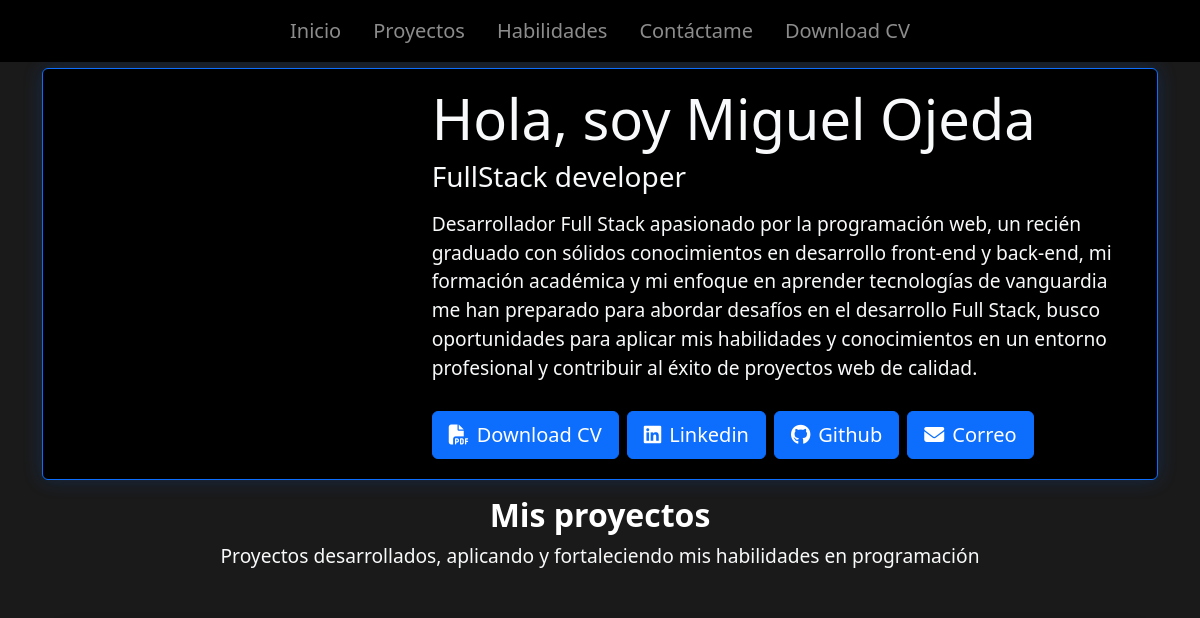
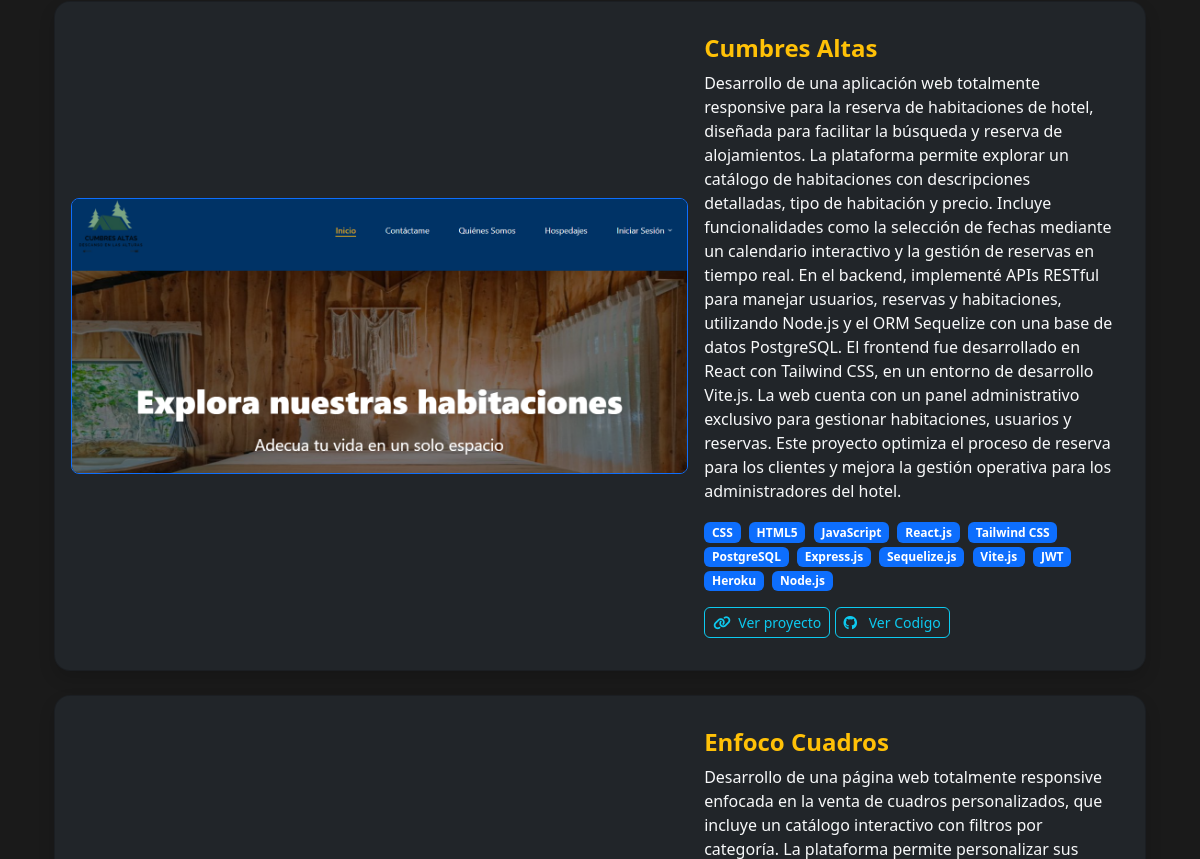
/ (upper part), run on an earlier commit of the app's database (2 pictures, top to bottom).
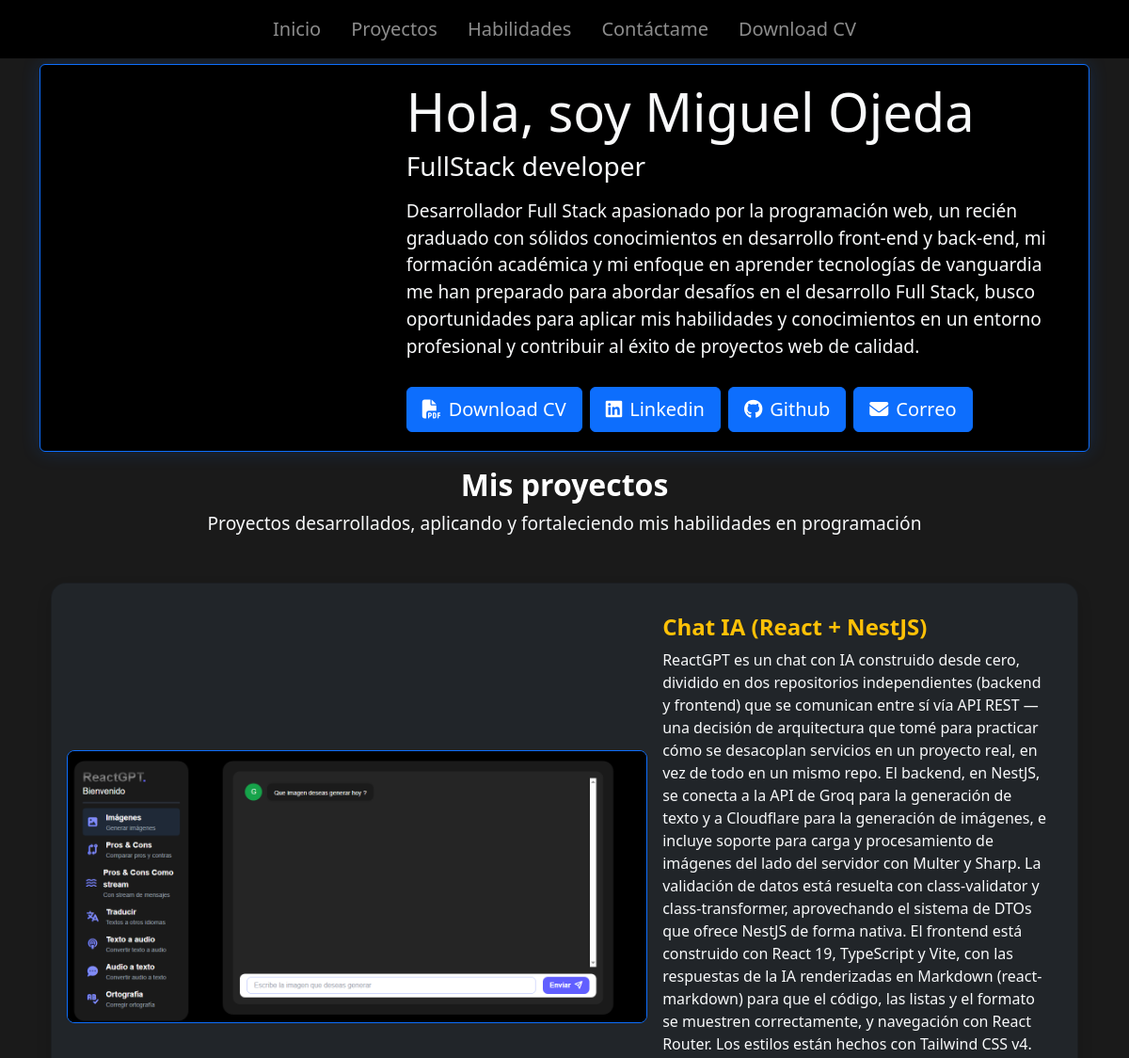
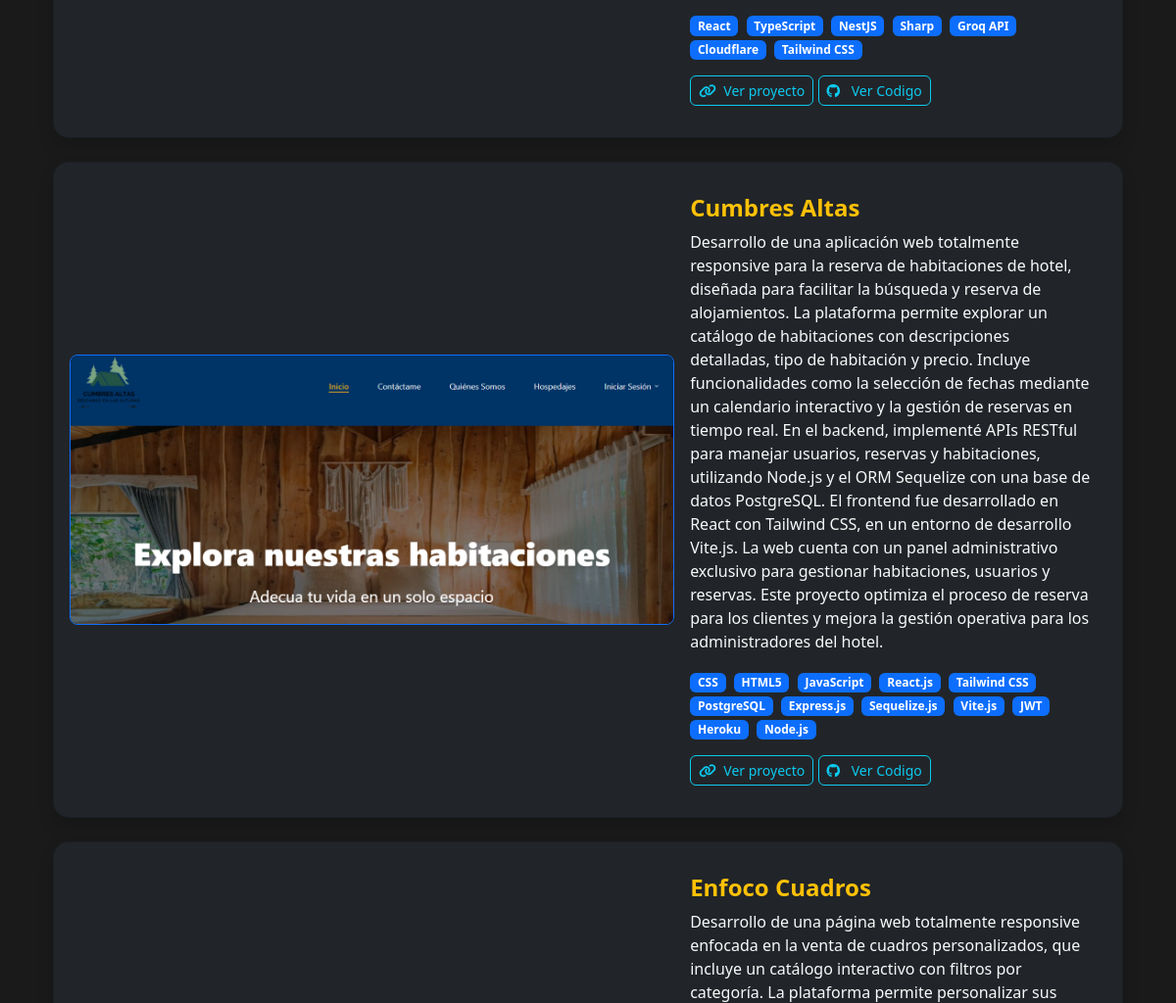
And on a later commit of the database (2 pictures, top to bottom).
### portfolio/models.py (models this page shows)
class Project(models.Model):
    title = CharField(max_length=100)
    description =TextField()  #
    image = ImageField(upload_to='portfolio/images/')
    url = URLField(blank=True)
    url2 = URLField(blank=True)
    technologies = CharField(max_length=255, blank=True)

### portfolio/views.py (the view)
# urls.py: 2. Add a URL to urlpatterns:  path('', views.home, name='home')
def home(request):
    projects = Project.objects.all().order_by("title")
    return render(request, 'home.html', {'projects':projects})

### portfolio/templatetags/custom_filters.py (called while the page is built)
@register.filter
def split_technologies(value, delimiter=','):
    return [v.strip() for v in value.split(delimiter)]

### portfolio/templates/home.html (shortened to what this page needs)
{% extends 'layout.html' %}
{% block content %}
{% load custom_filters %}
{% load static %}
<header class="hero-card row bg-black rounded-2 p-3">
    <div class="col-md-4 d-flex justify-content-center align-items-center  mb-4 mb-md-0">
    </div>
    <div class="col-md-8 my-auto text-center text-md-start">
        <h1 class="display-4 display-md-3"><strong>Hola, soy Miguel Ojeda</strong></h1>
        <h3 class="">FullStack developer</h3>
        <div class="d-flex flex-wrap justify-content-center justify-content-md-start gap-2 mt-3">
            <p class="letra">Desarrollador Full Stack apasionado por la programación web, un recién graduado con sólidos
                conocimientos en desarrollo front-end y back-end, mi formación académica y mi enfoque en aprender
                tecnologías de vanguardia me han preparado para abordar desafíos en el desarrollo Full Stack, busco
                oportunidades para aplicar mis habilidades y conocimientos en un entorno profesional y contribuir al
                éxito
                de proyectos web de calidad.</p>
            <a href="{% static 'portfolio/cv2Ingles.pdf' %}" class="btn btn-primary btn-lg rounded-2 my-1" target="_blank"><i
                    class="fas fa-file-pdf me-2"></i>Download CV </a>
            <a href="https://www.linkedin.com/in/miguel-ojeda-/" class="btn btn-primary btn-lg rounded-2 my-1"
                target="_blank"><i class="fab fa-linkedin me-2"></i>Linkedin </a>
            <a href="https://github.com/Alejandro959521" class="btn btn-primary btn-lg rounded-2 my-1" target="_blank">
                <i class="fab fa-github me-2"></i>Github </a>
            <a href="javascript:void(0)" class="btn btn-primary btn-lg rounded-2 my-1" onclick="copiarCorreo()"><i
                    class="fas fa-envelope me-2"></i>Correo </a>
        </div>
    </div>
</header>
<section id="proyectos" class="py-2">
    <div class="my-2 text-center">
        <h2 class="text-white fw-bold">Mis proyectos</h2>
        <p class="letra text-light">Proyectos desarrollados, aplicando y fortaleciendo mis habilidades en programación
        </p>
        <div class="row g-4 mt-4 justify-content-around ">
            {% for project in projects %}
            <div class="">
                <div class="card bg-dark text-light rounded-4 shadow p-3 h-100">
                    <div class="row g-0 align-items-center">
                        <div class="col-md-7">
                            <img src="{{ project.image.url }}" class="img-fluid rounded-3 border border-primary"
                                alt="{{ project.title }}">
                        </div>
                        <div class="col-md-5">
                            <div class="card-body text-start">
                                <h4 class="text-warning fw-bold">{{ project.title }}</h4>
                                <p>{{ project.description }}</p>
                                {% for tech in project.technologies|split_technologies %}
                                <span class="badge bg-primary me-1">{{ tech }}</span>
                                {% endfor %}
                                {% if project.url %}
                                <div class="mt-3">
                                    <a href="{{ project.url }}" target="_blank"
                                        class="btn btn-outline-info btn-sm rounded-2">
                                        <i class="fas fa-link me-1"></i> Ver proyecto
                                    </a>
                                    <a href="{{ project.url2 }}" target="_blank"
                                        class="btn btn-outline-info btn-sm rounded-2">
                                        <i class="fab fa-github me-2"></i> Ver Codigo
                                    </a>
                                </div>
                                {% endif %}
                            </div>
                        </div>
                    </div>
                </div>
            </div>
            {% endfor %}
        </div>
    </div>
</section>
{% endblock %}

### portfolio/templates/layout.html (shortened to what this page needs)
{% load static %}
<!DOCTYPE html>
<html lang="en">
<head>
    <link href="https://cdnjs.cloudflare.com/ajax/libs/font-awesome/6.5.0/css/all.min.css" rel="stylesheet">
     <link href="https://cdn.jsdelivr.net/npm/bootstrap@5.3.6/dist/css/bootstrap.min.css" rel="stylesheet">
     <link rel="stylesheet" href="{% static 'main.css' %}">
</head>
<body class="text-light" style="padding-top: 60px;" >
        {% include 'partials/navbar.html'%}
    <div class="container px-4 pb-4 pt-2 ">
   <section id="inicio" >
   {% block content %}
    {% endblock %}
  </section>
    </div>
</body>
</html>

### portfolio/templates/partials/navbar.html (shortened to what this page needs)
{%load static%}
<nav class="navbar navbar-expand-lg navbar-dark bg-black fixed-top ">
  <div class="container-fluid d-flex flex-column align-items-center">
    <div class="collapse navbar-collapse w-100" id="navbarNav">
      <ul class="navbar-nav mx-auto text-center">
        <li class="nav-item px-2">
          <a class="nav-link fs-5" href="#inicio">Inicio</a>
        </li>
          <li class="nav-item px-2">
          <a class="nav-link fs-5" href="#proyectos">Proyectos</a>
        </li>
          <li class="nav-item px-2">
          <a class="nav-link fs-5" href="#skills">Habilidades</a>
        </li>
        <li class="nav-item px-2">
    <a class="nav-link fs-5" href="#contactame">Contáctame</a>
      </li>
        <li class="nav-item px-2">
          <a class="nav-link fs-5" href="{% static 'portfolio/cv2Ingles.pdf' %}" target="_blank">Download CV</a>
        </li>
      </ul>
    </div>
  </div>
</nav>

### portfolio/templates/partials/skills.html (shortened to what this page needs)
{% load static %}

### portfolio/static/main.css (style rules this page uses)
body { background: #1a1a1a; }
.bg-black { background: #000; }
.navbar-nav { justify-content: center; width: 100%; }
.letra { font-size: clamp(1rem, 2vw, 1.2rem); }
.hero-card { border: 1px solid #0d6efd; box-shadow: 0 0 20px rgba(13, 110, 253, 0.2); }
#skills, #proyectos, #contactame { scroll-margin-top: 60px; }
#inicio { scroll-margin-top: 100px; }

What changed in the data, as far as the page shows it:
added Project: image (picture), title "Chat IA (React + NestJS)", description "ReactGPT es un chat con IA construido desde cero, dividido en dos repositorios independientes (backend y frontend) que se comunican entre sí vía API REST — una decisión de arquitectura que tomé para practicar cómo se desacoplan servicios en un proyecto real, en vez de todo en un mismo repo. El backend, en NestJS, se conecta a la API de Groq para la generación de texto y a Cloudflare para la generación de imágenes, e incluye soporte para carga y procesamiento de imágenes del lado del servidor con Multer y Sharp. La validación de datos está resuelta con class-validator y class-transformer, aprovechando el sistema de DTOs que ofrece NestJS de forma nativa. El frontend está construido con React…", technologies "React" "TypeScript" "NestJS" "Sharp" "Groq API" "Cloudflare" "Tailwind CSS"
